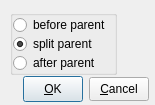
<?xml version="1.0" encoding="UTF-8"?>
<ui version="4.0">
 <class>DemoteStepDialog</class>
 <widget class="QDialog" name="DemoteStepDialog">
  <property name="geometry">
   <rect>
    <x>0</x>
    <y>0</y>
    <width>155</width>
    <height>105</height>
   </rect>
  </property>
  <property name="minimumSize">
   <size>
    <width>155</width>
    <height>105</height>
   </size>
  </property>
  <property name="maximumSize">
   <size>
    <width>155</width>
    <height>105</height>
   </size>
  </property>
  <property name="windowTitle">
   <string>Specify position</string>
  </property>
  <widget class="QPushButton" name="okButton_">
   <property name="geometry">
    <rect>
     <x>23</x>
     <y>76</y>
     <width>60</width>
     <height>26</height>
    </rect>
   </property>
   <property name="text">
    <string>&amp;OK</string>
   </property>
   <property name="shortcut">
    <string>Alt+O</string>
   </property>
   <property name="autoDefault">
    <bool>true</bool>
   </property>
  </widget>
  <widget class="QPushButton" name="cancelButton_">
   <property name="geometry">
    <rect>
     <x>89</x>
     <y>77</y>
     <width>60</width>
     <height>24</height>
    </rect>
   </property>
   <property name="text">
    <string>&amp;Cancel</string>
   </property>
   <property name="shortcut">
    <string>Alt+C</string>
   </property>
   <property name="autoDefault">
    <bool>false</bool>
   </property>
  </widget>
  <widget class="QGroupBox" name="buttonGroupBox">
   <property name="geometry">
    <rect>
     <x>10</x>
     <y>10</y>
     <width>107</width>
     <height>65</height>
    </rect>
   </property>
   <property name="flat">
    <bool>true</bool>
   </property>
   <layout class="QGridLayout">
    <property name="margin">
     <number>0</number>
    </property>
    <property name="spacing">
     <number>1</number>
    </property>
    <item row="1" column="0">
     <widget class="QRadioButton" name="radioButton2">
      <property name="text">
       <string>split parent</string>
      </property>
      <property name="checked">
       <bool>true</bool>
      </property>
      <attribute name="buttonGroup">
       <string notr="true">buttonGroup1</string>
      </attribute>
     </widget>
    </item>
    <item row="2" column="0">
     <widget class="QRadioButton" name="radioButton3">
      <property name="text">
       <string>after parent</string>
      </property>
      <attribute name="buttonGroup">
       <string notr="true">buttonGroup1</string>
      </attribute>
     </widget>
    </item>
    <item row="0" column="0">
     <widget class="QRadioButton" name="radioButton1">
      <property name="text">
       <string>before parent</string>
      </property>
      <attribute name="buttonGroup">
       <string notr="true">buttonGroup1</string>
      </attribute>
     </widget>
    </item>
   </layout>
  </widget>
 </widget>
 <layoutdefault spacing="6" margin="11"/>
 <pixmapfunction>qPixmapFromMimeSource</pixmapfunction>
 <tabstops>
  <tabstop>okButton_</tabstop>
  <tabstop>cancelButton_</tabstop>
 </tabstops>
 <resources/>
 <connections>
  <connection>
   <sender>cancelButton_</sender>
   <signal>clicked()</signal>
   <receiver>DemoteStepDialog</receiver>
   <slot>reject()</slot>
   <hints>
    <hint type="sourcelabel">
     <x>20</x>
     <y>20</y>
    </hint>
    <hint type="destinationlabel">
     <x>20</x>
     <y>20</y>
    </hint>
   </hints>
  </connection>
  <connection>
   <sender>okButton_</sender>
   <signal>clicked()</signal>
   <receiver>DemoteStepDialog</receiver>
   <slot>accept()</slot>
   <hints>
    <hint type="sourcelabel">
     <x>20</x>
     <y>20</y>
    </hint>
    <hint type="destinationlabel">
     <x>20</x>
     <y>20</y>
    </hint>
   </hints>
  </connection>
 </connections>
 <buttongroups>
  <buttongroup name="buttonGroup1"/>
 </buttongroups>
</ui>
